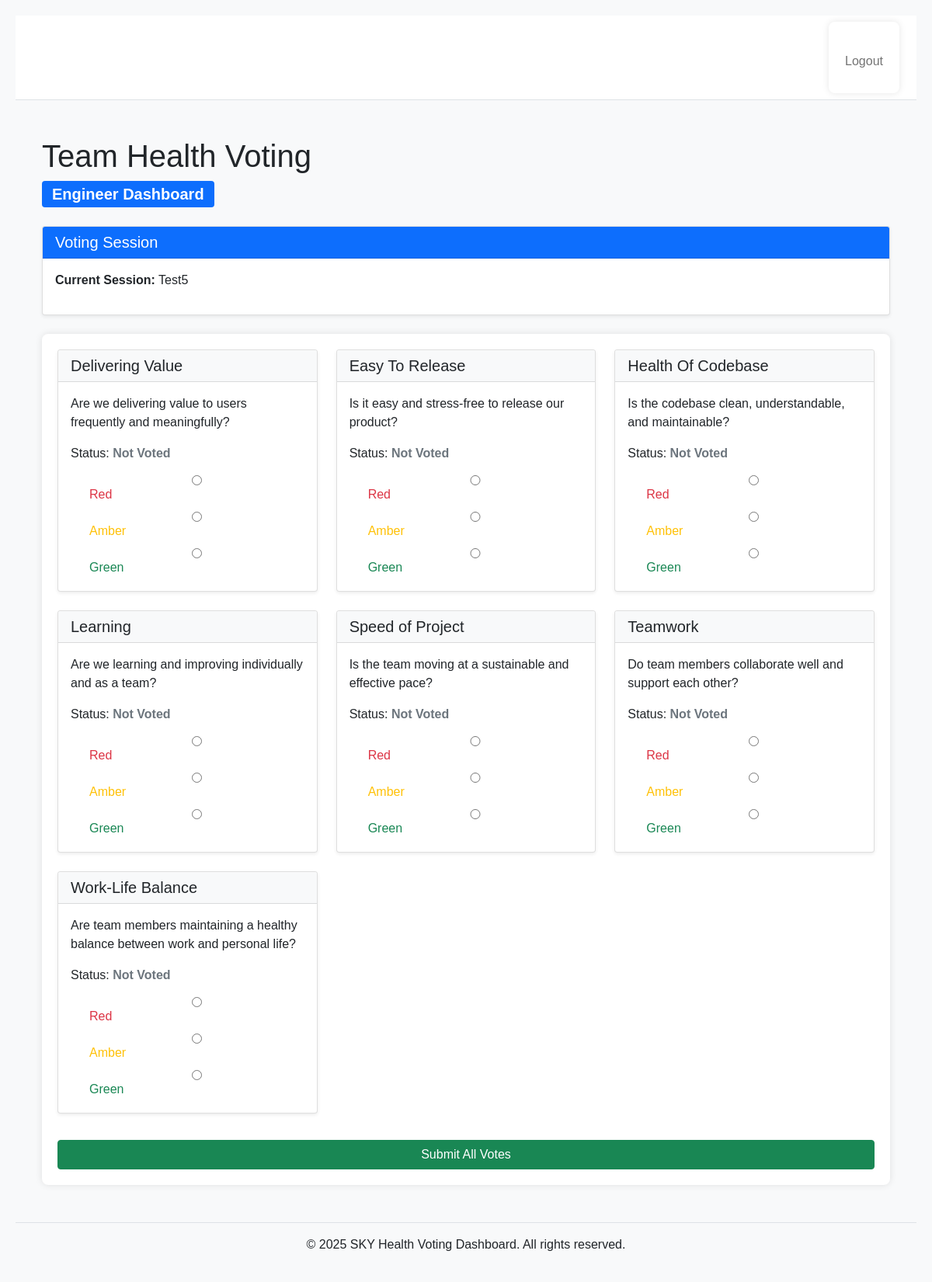
The page /engineer_dashboard/ (signed in) on the database its author committed.
### app_name/models.py (models this page shows, shortened)
class Session(models.Model):
    name = models.CharField(max_length=100)
    created_by = models.ForeignKey(User, on_delete=models.CASCADE)
    start_time = models.DateTimeField()
    end_time = models.DateTimeField()
    is_active = models.BooleanField(default=False)

class HealthCard(models.Model):
    title = models.CharField(max_length=100)
    description = models.TextField()
    icon_class = models.CharField(max_length=100, default='fas fa-circle')

### app_name/views.py (the view)
# urls.py: path('engineer_dashboard/', views.engineer_dashboard, name='engineer_dashboard'),
@login_required
def engineer_dashboard(request):
    user = request.user
    if user.profile.role != 'engineer':
        return redirect('dashboard')
    team = user.profile.team
    sessions = Session.objects.filter(created_by__profile__team=team).order_by('-start_time')
    selected_session = sessions.first()
    show_vote_cards = request.GET.get('vote') == '1'
    cards = HealthCard.objects.all()
    existing_votes = {}
    if selected_session:
        existing_votes_queryset = Vote.objects.filter(session=selected_session, user=user)
        for vote in existing_votes_queryset:
            existing_votes[vote.card.id] = vote.color
    if request.method == 'POST' and selected_session and show_vote_cards:
        form = VoteForm(request.POST, cards=cards)
        if form.is_valid():
            for card in cards:
                color = form.cleaned_data.get(f'card_{card.id}')
                if color:
                    Vote.objects.update_or_create(
                        user=user,
                        session=selected_session,
                        card=card,
                        defaults={'color': color}
                    )
            messages.success(request, 'Votes submitted successfully.')
            return redirect('engineer_dashboard')
    else:
        form = VoteForm(cards=cards)
    context = {
        'user': user,
        'cards': cards,
        'sessions': sessions,
        'selected_session': selected_session,
        'show_vote_cards': show_vote_cards,
        'vote_form': form,
        'existing_votes': existing_votes,
    }
    return render(request, 'health/engineer_dashboard.html', context)

### app_name/forms.py
class VoteForm(forms.Form):
    def __init__(self, *args, **kwargs):
        cards = kwargs.pop('cards', [])
        super().__init__(*args, **kwargs)
        for card in cards:
            self.fields[f'card_{card.id}'] = forms.ChoiceField(
                label=card.title,
                choices=Vote.COLOR_CHOICES,  # ['red', 'amber', 'green']
                widget=forms.RadioSelect,
                required=False  # Optional voting
            )

### app_name/templatetags/voting_extras.py (called while the page is built)
@register.filter
def get_card_field(form, card):
    if not form or not hasattr(form, '__getitem__') or not hasattr(card, 'id'):
        return None
    key = f'card_{card.id}'
    return form[key] if key in form.fields else None

@register.filter
def get_vote_status(existing_votes, card_id):
    return existing_votes.get(card_id)

### Templates/health/engineer_dashboard.html (shortened to what this page needs)
{% extends 'health/main.html' %}
{% load voting_extras %}
{% block content %}
<div class="container mt-4">
    <div class="row mb-4">
        <div class="col">
            <h1>Team Health Voting</h1>
            <span class="badge bg-primary fs-5">
            {% if user.profile.role == 'team_leader' %}Team Leader{% else %}Engineer{% endif %} Dashboard
            </span>
            <div class="card shadow-sm my-4">
                <div class="card-header bg-primary text-white">
                    <h5 class="mb-0">Voting Session</h5>
                </div>
                <div class="card-body">
                    {% if not selected_session %}
                        <div class="alert alert-info mb-0">No active voting session available.</div>
                    {% else %}
                        <p><strong>Current Session:</strong> {{ selected_session.name }}</p>
                    {% endif %}
                </div>
            </div>
            {% if selected_session and vote_form %}
            <form method="post">
                <div class="row row-cols-1 row-cols-md-2 row-cols-lg-3 g-4 mb-4">
                    {% for card in cards %}
                    <div class="col">
                        <div class="card h-100 shadow-sm">
                            <div class="card-header bg-light">
                                <h5 class="mb-0">{{ card.title }}</h5>
                            </div>
                            <div class="card-body">
                                <p>{{ card.description }}</p>
                                {% with status=existing_votes|get_vote_status:card.id %}
                                    {% if status in 'green amber red' %}
                                        <p>Status:
                                            <strong class="
                                                {% if status == 'green' %}text-success
                                                {% elif status == 'amber' %}text-warning
                                                {% elif status == 'red' %}text-danger{% endif %}">
                                                {{ status|capfirst }}
                                            </strong>
                                        </p>
                                    {% else %}
                                        <p>Status: <strong class="text-muted">Not Voted</strong></p>
                                    {% endif %}
                                {% endwith %}
                                {% with field=vote_form|get_card_field:card %}
                                    {% for subwidget in field %}
                                        <div class="form-check">
                                            {{ subwidget.tag }}
                                            <label class="form-check-label
                                                {% if 'green' in subwidget.choice_label|lower %}text-success
                                                {% elif 'amber' in subwidget.choice_label|lower %}text-warning
                                                {% elif 'red' in subwidget.choice_label|lower %}text-danger
                                                {% endif %}"
                                                for="{{ subwidget.id_for_label }}">
                                                {{ subwidget.choice_label }}
                                            </label>
                                        </div>
                                    {% endfor %}
                                {% endwith %}
                            </div>
                        </div>
                    </div>
                    {% endfor %}
                </div>
                <button type="submit" class="btn btn-success">Submit All Votes</button>
            </form>
            {% endif %}
        </div>
    </div>
</div>
{% endblock %}

### app_name/static/app_name/style.css (style rules this page uses)
body { font-family: Arial, sans-serif; background-color: #f8f9fa; padding: 20px; }
form { background: white; padding: 20px; border-radius: 8px; box-shadow: 0 0 10px rgba(0,0,0,0.1); }
input, select, button { display: block; width: 100%; margin-top: 10px; padding: 10px; }

### rows shown on the page
Session: name "Test5"
HealthCard: title "Delivering Value", description "Are we delivering value to users frequently and meaningfully?", choice_label "Red" "Amber" "Green"
HealthCard: title "Easy To Release", description "Is it easy and stress-free to release our product?", choice_label "Red" "Amber" "Green"
HealthCard: title "Health Of Codebase", description "Is the codebase clean, understandable, and maintainable?", choice_label "Red" "Amber" "Green"
HealthCard: title "Learning", description "Are we learning and improving individually and as a team?", choice_label "Red" "Amber" "Green"
HealthCard: title "Speed of Project", description "Is the team moving at a sustainable and effective pace?", choice_label "Red" "Amber" "Green"
HealthCard: title "Teamwork", description "Do team members collaborate well and support each other?", choice_label "Red" "Amber" "Green"
HealthCard: title "Work-Life Balance", description "Are team members maintaining a healthy balance between work and personal life?", choice_label "Red" "Amber" "Green"
